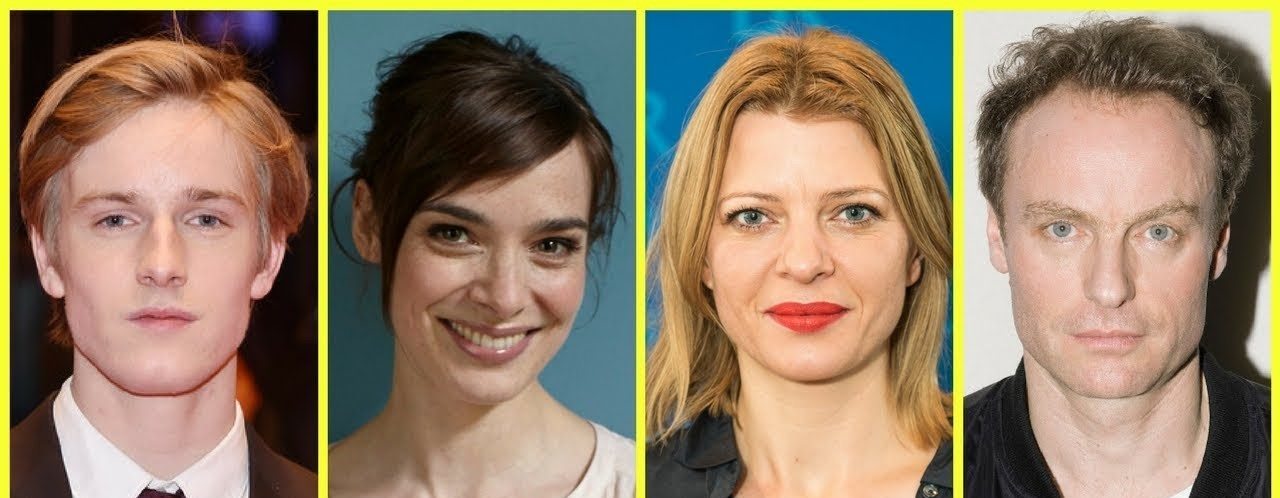
#> input picture face_recognition/img/groups/team1.jpg, 1280 x 498 px
$ python pillow_test.py
#> lines starting #> are read from the running program, lines starting #| are printed output that depends on the picture
from PIL import Image


# im = Image.open("./face_recognition/img/groups/team2.jpg")
image_name = "./face_recognition/img/groups/team1.jpg"
im = Image.open(image_name)
#> im is the input picture: PIL image 1280x498 RGB; mean R, G, B 145.2, 126.4, 102.2

cropped_im = im.crop((349, 39, 411, 101))
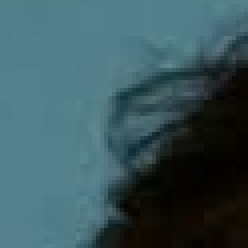
#> cropped_im: PIL image 62x62 RGB (shown 4 times larger); mean R, G, B 58.3, 86.7, 92.3
cropped_im.show()

$ run again, with face_recognition/img/groups/team2.jpg copied over face_recognition/img/groups/team1.jpg
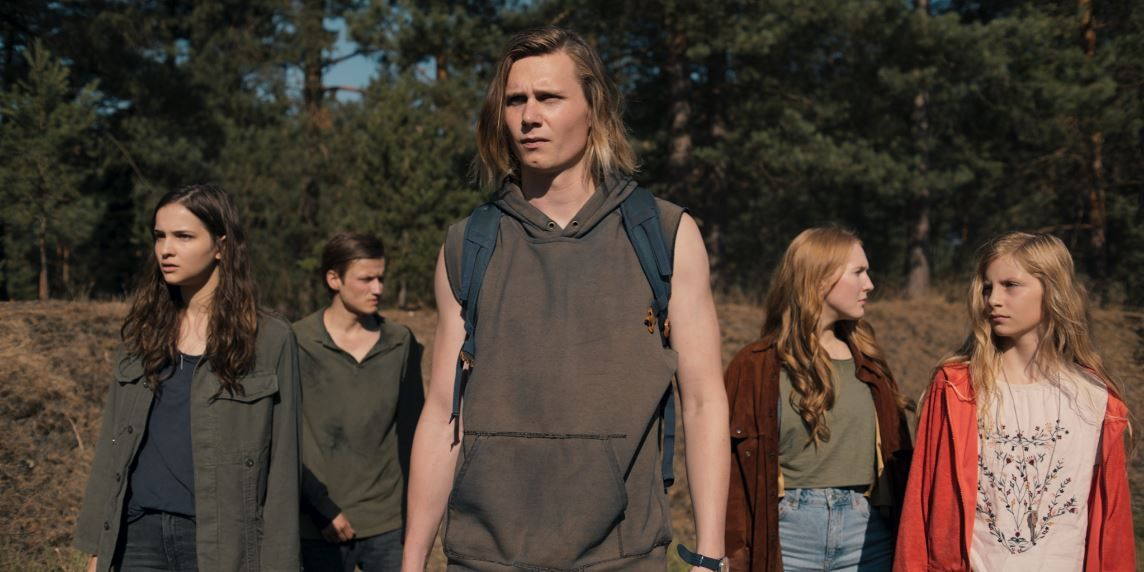
#> input picture face_recognition/img/groups/team2.jpg, 1144 x 572 px
#> im is the input picture: PIL image 1144x572 RGB; mean R, G, B 75.9, 63, 52.7
#> `cropped_im = im.crop((349, 39, 411, 101))`:
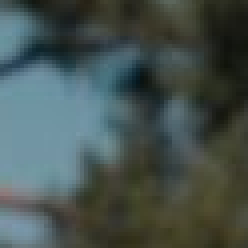
#> cropped_im: PIL image 62x62 RGB (shown 4 times larger); mean R, G, B 69.7, 82.6, 79.3

$ run again, with face_recognition/img/groups/bill-steve-elon.jpg copied over face_recognition/img/groups/team1.jpg
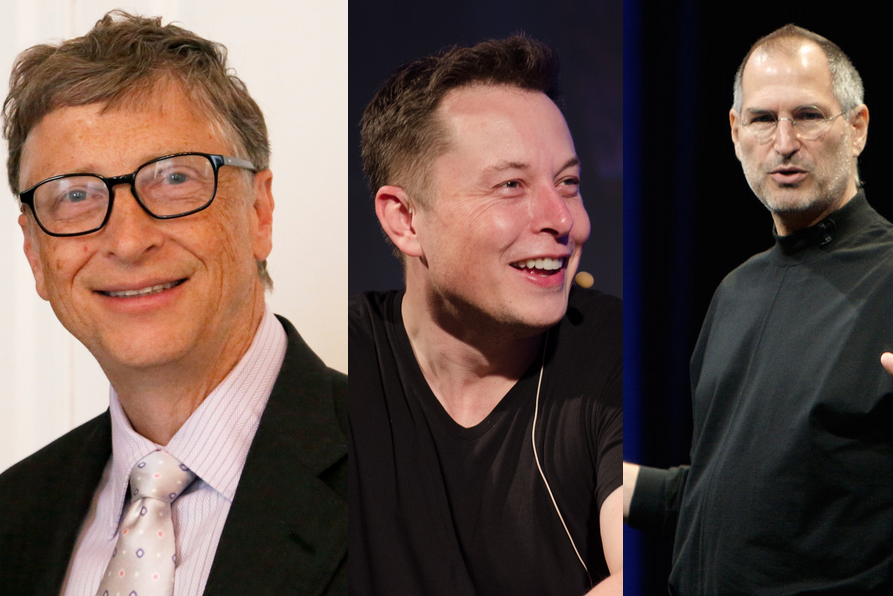
#> input picture face_recognition/img/groups/bill-steve-elon.jpg, 893 x 596 px
#> im is the input picture: PIL image 893x596 RGBA; mean R, G, B, A 100, 80.8, 74.2, 255
#> `cropped_im = im.crop((349, 39, 411, 101))`:
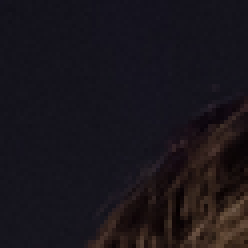
#> cropped_im: PIL image 62x62 RGBA (shown 4 times larger); mean R, G, B, A 25.2, 21.1, 26.9, 255

$ run again, with face_recognition/img/groups/bill-steve.jpg copied over face_recognition/img/groups/team1.jpg
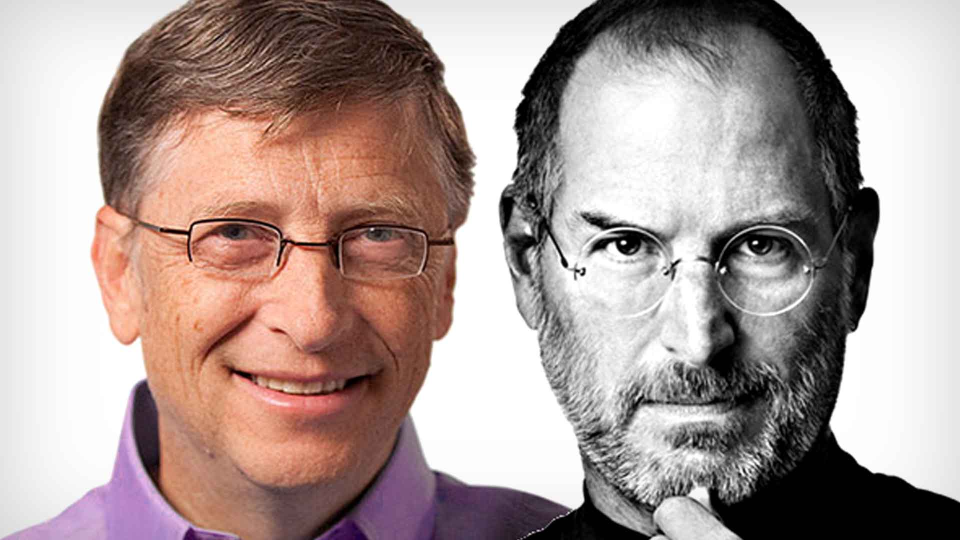
#> input picture face_recognition/img/groups/bill-steve.jpg, 1920 x 1080 px (shown at 1/2 size)
#> im is the input picture: PIL image 1920x1080 RGB; mean R, G, B 171.3, 154, 150
#> `cropped_im = im.crop((349, 39, 411, 101))`:
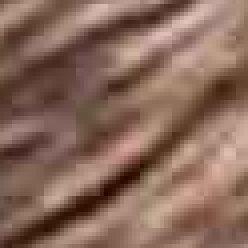
#> cropped_im: PIL image 62x62 RGB (shown 4 times larger); mean R, G, B 136.7, 105.1, 90.7
